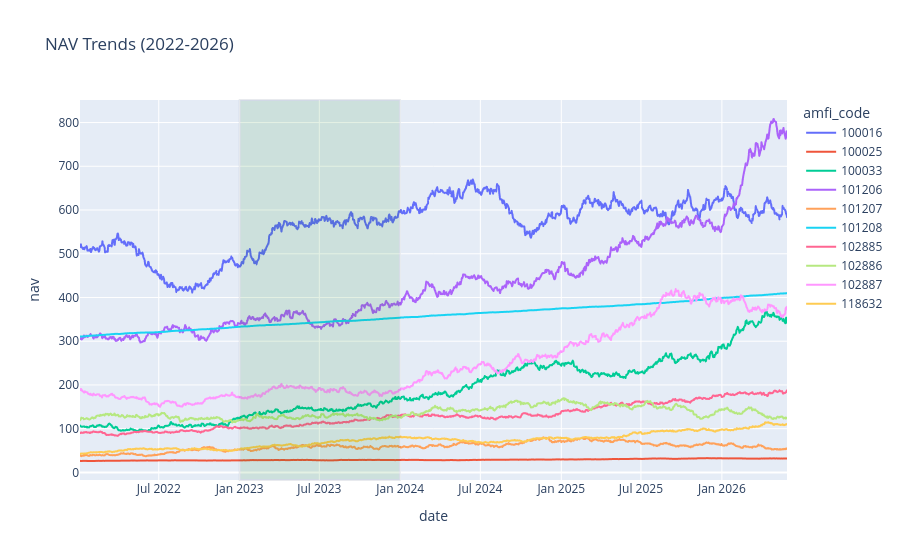

Notebook source saved alongside this figure:
### Code cell
fig.add_vrect(

    x0="2023-01-01",

    x1="2023-12-31",

    fillcolor="green",

    opacity=0.1

)

### Figure 1 — Plotly figure (JSON) as saved in the notebook; plotly's stock layout.template omitted (floating-point values rounded to 4 significant figures; data arrays with more than 128 entries replaced by an {"elided": "..."} marker saying what was removed)
{"data": [{"hovertemplate": "amfi_code=100016<br>date=%{x}<br>nav=%{y}<extra></extra>", "legendgroup": "100016", "line": {"color": "#636efa", "dash": "solid"}, "marker": {"symbol": "circle"}, "mode": "lines", "name": "100016", "showlegend": true, "type": "scattergl", "x": {"elided": "1150 str values"}, "xaxis": "x", "y": {"elided": "1150 float values"}, "yaxis": "y"}, {"hovertemplate": "amfi_code=100025<br>date=%{x}<br>nav=%{y}<extra></extra>", "legendgroup": "100025", "line": {"color": "#EF553B", "dash": "solid"}, "marker": {"symbol": "circle"}, "mode": "lines", "name": "100025", "showlegend": true, "type": "scattergl", "x": {"elided": "1150 str values"}, "xaxis": "x", "y": {"elided": "1150 float values"}, "yaxis": "y"}, {"hovertemplate": "amfi_code=100033<br>date=%{x}<br>nav=%{y}<extra></extra>", "legendgroup": "100033", "line": {"color": "#00cc96", "dash": "solid"}, "marker": {"symbol": "circle"}, "mode": "lines", "name": "100033", "showlegend": true, "type": "scattergl", "x": {"elided": "1150 str values"}, "xaxis": "x", "y": {"elided": "1150 float values"}, "yaxis": "y"}, {"hovertemplate": "amfi_code=101206<br>date=%{x}<br>nav=%{y}<extra></extra>", "legendgroup": "101206", "line": {"color": "#ab63fa", "dash": "solid"}, "marker": {"symbol": "circle"}, "mode": "lines", "name": "101206", "showlegend": true, "type": "scattergl", "x": {"elided": "1150 str values"}, "xaxis": "x", "y": {"elided": "1150 float values"}, "yaxis": "y"}, {"hovertemplate": "amfi_code=101207<br>date=%{x}<br>nav=%{y}<extra></extra>", "legendgroup": "101207", "line": {"color": "#FFA15A", "dash": "solid"}, "marker": {"symbol": "circle"}, "mode": "lines", "name": "101207", "showlegend": true, "type": "scattergl", "x": {"elided": "1150 str values"}, "xaxis": "x", "y": {"elided": "1150 float values"}, "yaxis": "y"}, {"hovertemplate": "amfi_code=101208<br>date=%{x}<br>nav=%{y}<extra></extra>", "legendgroup": "101208", "line": {"color": "#19d3f3", "dash": "solid"}, "marker": {"symbol": "circle"}, "mode": "lines", "name": "101208", "showlegend": true, "type": "scattergl", "x": {"elided": "1150 str values"}, "xaxis": "x", "y": {"elided": "1150 float values"}, "yaxis": "y"}, {"hovertemplate": "amfi_code=102885<br>date=%{x}<br>nav=%{y}<extra></extra>", "legendgroup": "102885", "line": {"color": "#FF6692", "dash": "solid"}, "marker": {"symbol": "circle"}, "mode": "lines", "name": "102885", "showlegend": true, "type": "scattergl", "x": {"elided": "1150 str values"}, "xaxis": "x", "y": {"elided": "1150 float values"}, "yaxis": "y"}, {"hovertemplate": "amfi_code=102886<br>date=%{x}<br>nav=%{y}<extra></extra>", "legendgroup": "102886", "line": {"color": "#B6E880", "dash": "solid"}, "marker": {"symbol": "circle"}, "mode": "lines", "name": "102886", "showlegend": true, "type": "scattergl", "x": {"elided": "1150 str values"}, "xaxis": "x", "y": {"elided": "1150 float values"}, "yaxis": "y"}, {"hovertemplate": "amfi_code=102887<br>date=%{x}<br>nav=%{y}<extra></extra>", "legendgroup": "102887", "line": {"color": "#FF97FF", "dash": "solid"}, "marker": {"symbol": "circle"}, "mode": "lines", "name": "102887", "showlegend": true, "type": "scattergl", "x": {"elided": "1150 str values"}, "xaxis": "x", "y": {"elided": "1150 float values"}, "yaxis": "y"}, {"hovertemplate": "amfi_code=118632<br>date=%{x}<br>nav=%{y}<extra></extra>", "legendgroup": "118632", "line": {"color": "#FECB52", "dash": "solid"}, "marker": {"symbol": "circle"}, "mode": "lines", "name": "118632", "showlegend": true, "type": "scattergl", "x": {"elided": "1150 str values"}, "xaxis": "x", "y": {"elided": "1150 float values"}, "yaxis": "y"}], "layout": {"legend": {"title": {"text": "amfi_code"}, "tracegroupgap": 0}, "shapes": [{"fillcolor": "green", "opacity": 0.1, "type": "rect", "x0": "2023-01-01", "x1": "2023-12-31", "xref": "x", "y0": 0, "y1": 1, "yref": "y domain"}], "title": {"text": "NAV Trends (2022-2026)"}, "xaxis": {"anchor": "y", "domain": [0, 1], "title": {"text": "date"}}, "yaxis": {"anchor": "x", "domain": [0, 1], "title": {"text": "nav"}}}}
